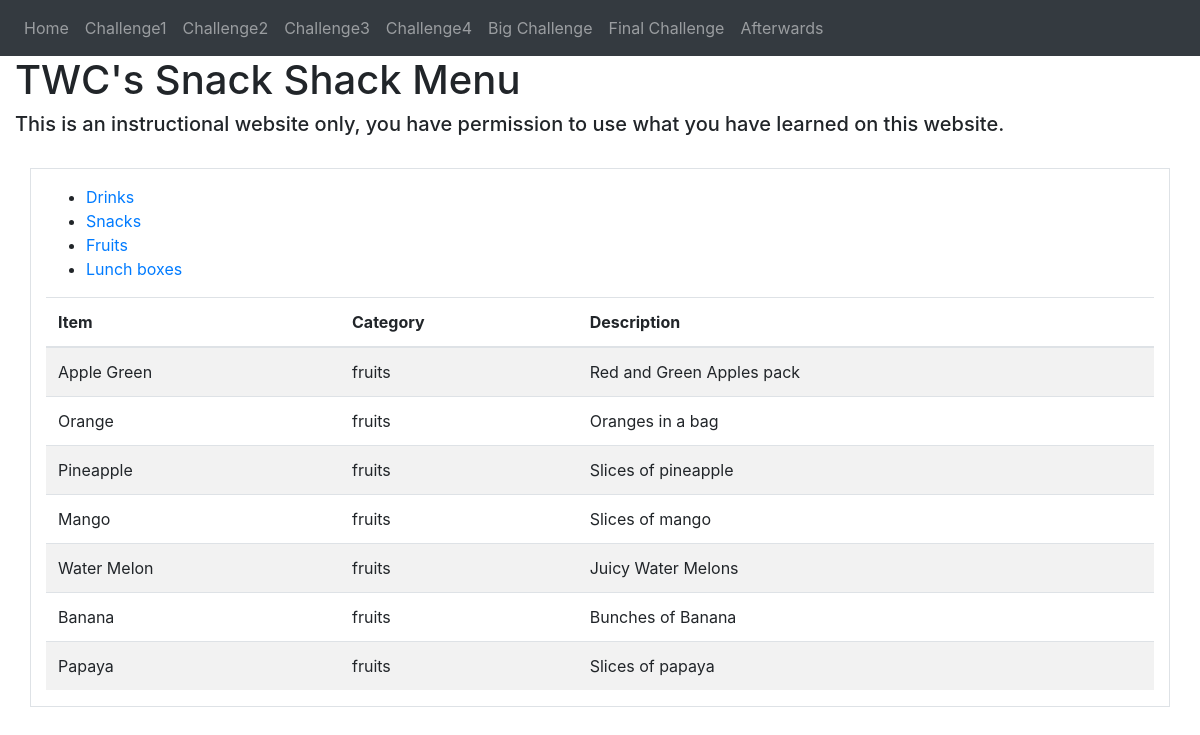
/apps/menu.php?catid=1002, run on the app's committed database.
### tables this page shows
CREATE TABLE `products` (
  `productid` int(11) NOT NULL AUTO_INCREMENT,
  `name` varchar(255) DEFAULT NULL,
  `description` mediumtext,
  `price` decimal(6,2) DEFAULT NULL,
  `catid` int(11) NOT NULL,
  PRIMARY KEY (`productid`),
  KEY `catid` (`catid`),
  CONSTRAINT `products_ibfk_1` FOREIGN KEY (`catid`) REFERENCES `category` (`catid`)
);

CREATE TABLE `category` (
  `catid` int(11) NOT NULL AUTO_INCREMENT,
  `category_name` varchar(255) DEFAULT NULL,
  PRIMARY KEY (`catid`)
);

### apps/menu.php (the view, shortened to what this page needs)
<?php
$stmt = false;
if( isset($_REQUEST['catid']) )
{
   $catid = $_REQUEST['catid'];
   $query ="select products.name as item, category.category_name as category , products.description as description from products inner join category where products.catid = category.catid  AND category.catid = " . $catid;
   $host = "localhost";
   $db ="appdb";
   $user ="appuser";
   $pass="appsecret123";
   $charset = 'utf8';
    $dsn = "mysql:host=$host;dbname=$db;charset=$charset";
    $opt = [
        PDO::ATTR_ERRMODE            => PDO::ERRMODE_EXCEPTION,
        PDO::ATTR_DEFAULT_FETCH_MODE => PDO::FETCH_ASSOC,
        PDO::ATTR_EMULATE_PREPARES   => false
    ];
    try
    {
       $pdo = new PDO($dsn, $user, $pass, $opt);
       $stmt = $pdo->query($query);
    }
    catch(PDOException $e)
    {
       echo $e->getMessage();
    }
}
?>
<!DOCTYPE html>
<html>
<head>
<link rel="stylesheet" type="text/css" href="bootstrap.min.css">
</head>
<body>
  <nav class="navbar navbar-dark navbar-expand-sm bg-dark">
      <div>
        <ul class="navbar-nav">
          <li class="nav-item ">
            <a class="nav-link" href="welcome.php">Home</a>
          </li>
          <li class="nav-item">
            <a class="nav-link" href="Challenge1.html">Challenge1</a>
          </li>
		   <li class="nav-item">
            <a class="nav-link" href="Challenge2.html">Challenge2</a>
          </li>
		  		            <li class="nav-item">
            <a class="nav-link" href="Challenge3.html">Challenge3</a>
          </li>
		  		            <li class="nav-item">
            <a class="nav-link" href="Challenge4.html">Challenge4</a>
          </li>
		  <li class="nav-item">
            <a class="nav-link" href="menu.php">Big Challenge</a>
          </li>
          <li class="nav-item">
            <a class="nav-link" href="login.php">Final Challenge</a>
          </li>
		  		  <li class="nav-item">
            <a class="nav-link" href="about.html">Afterwards</a>
          </li>
         </ul>
      </div>
    </nav>
  <div class="container-fluid">
        <h1>TWC's Snack Shack Menu</h1>
        <p class="h5">This is an instructional website only, you have permission to use what you have learned on this website.</p>
        <br>
  <div class="container border">
<p class="lead" >
<ul>
<li> <a href="menu.php?catid=1000">Drinks</a> </li>
<li> <a href="menu.php?catid=1001">Snacks</a> </li>
<li> <a href="menu.php?catid=1002">Fruits</a> </li>
<li> <a href="menu.php?catid=1003">Lunch boxes</a> </li>
</ul>
</p>
  <?php
  if($stmt!== False)
  {
  ?>
  <table class="table table-striped">
    <thead>
    <tr>
    <th>Item</th>
    <th>Category</th>
    <th>Description</th>
    </tr>
    </thead>
  <tbody>
   <?php
      while($result = $stmt->fetch())
      {
         echo "<tr>";
         echo "<td>" .$result['item']  . "</td><td>" . $result['category'] . "</td><td>" . $result['description'] . "</td>";
         echo "</tr>\n";
      }
   ?>
  </tbody>
  </table>
  <?php
     }
  ?>
 </div>
  </div>
</body>
</html>

### data on the page
products: name "Apple Green", catid.category_name "fruits", description "Red and Green Apples pack"
products: name "Orange", catid.category_name "fruits", description "Oranges in a bag"
products: name "Pineapple", catid.category_name "fruits", description "Slices of pineapple"
products: name "Mango", catid.category_name "fruits", description "Slices of mango"
products: name "Water Melon", catid.category_name "fruits", description "Juicy Water Melons"
products: name "Banana", catid.category_name "fruits", description "Bunches of Banana"
products: name "Papaya", catid.category_name "fruits", description "Slices of papaya"
